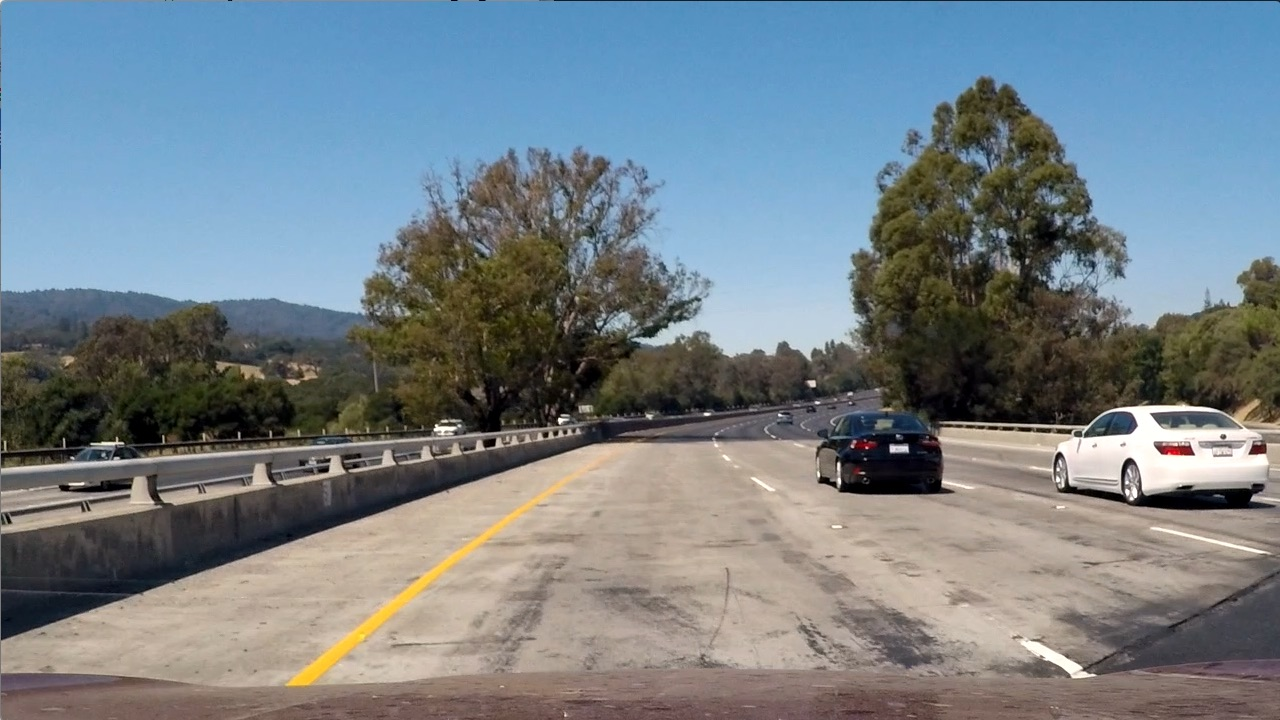
#> input picture advanced_lane_finder/data/test_images/test1.jpg, 1280 x 720 px, found by its file name
$ python test_color.py
#> lines starting #> are read from the running program, lines starting #| are printed output that depends on the picture; after the words box and inside, x2 and y2 are one past the last pixel; in counts of white or black regions, pixels touching at a corner belong together
### advanced_lane_finder/core/color.py
import cv2
import numpy as np


class Color:
    def __init__(self, img):
        self.s_ = cv2.cvtColor(img, cv2.COLOR_RGB2HLS)[:, :, 2]

    def Filter(self, threshold=(0, 255)):
        output = np.zeros_like(self.s_)
        output[(self.s_ > threshold[0]) & (self.s_ < threshold[1])] = 1
        return output

### advanced_lane_finder/prototypes/test_color.py
import matplotlib.pyplot as plt
import numpy as np

from advanced_lane_finder.core.color import Color

img = plt.imread("advanced_lane_finder/data/test_images/test1.jpg")
#> img is the input picture: shape (720, 1280, 3); mean R, G, B 117.5, 128.7, 135.5
color = Color(img)
#> in __init__, `self.s_ = cv2.cvtColor(img, cv2.COLOR_RGB2HLS)[:, :, 2]`:
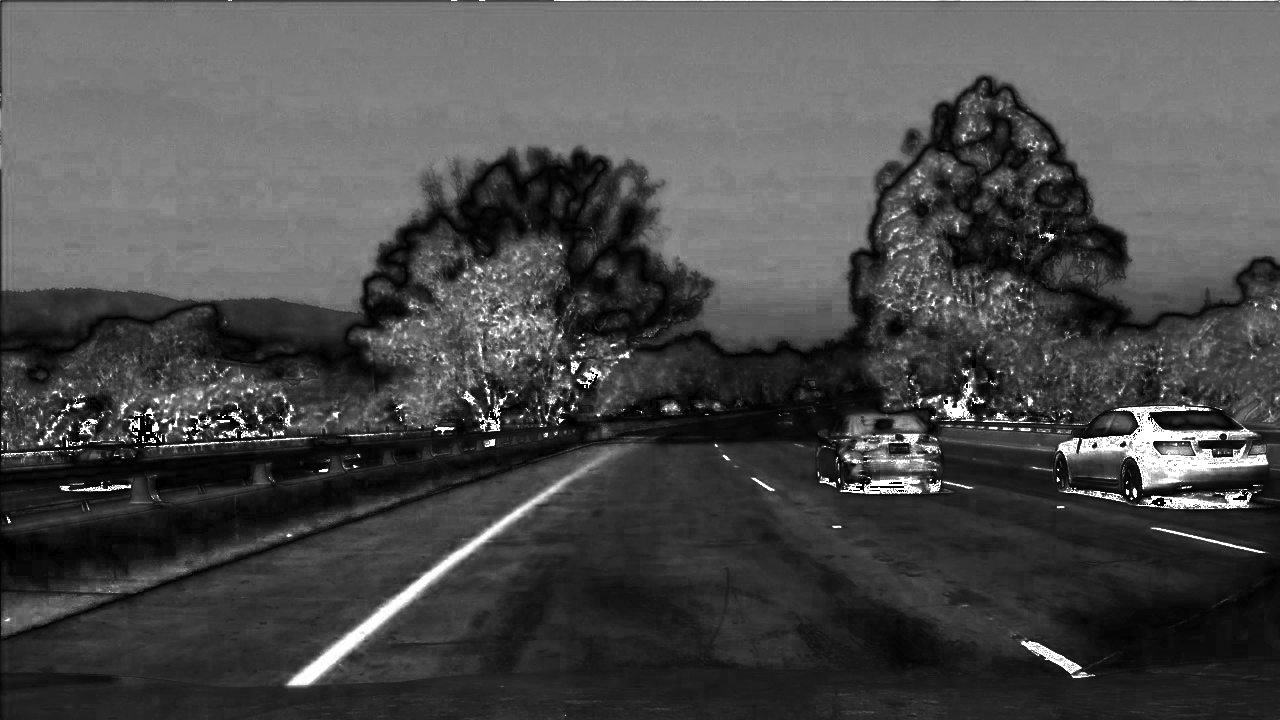
#> self.s_: shape (720, 1280); min 0, max 255, mean 74.4

filtered = color.Filter((170, 255))
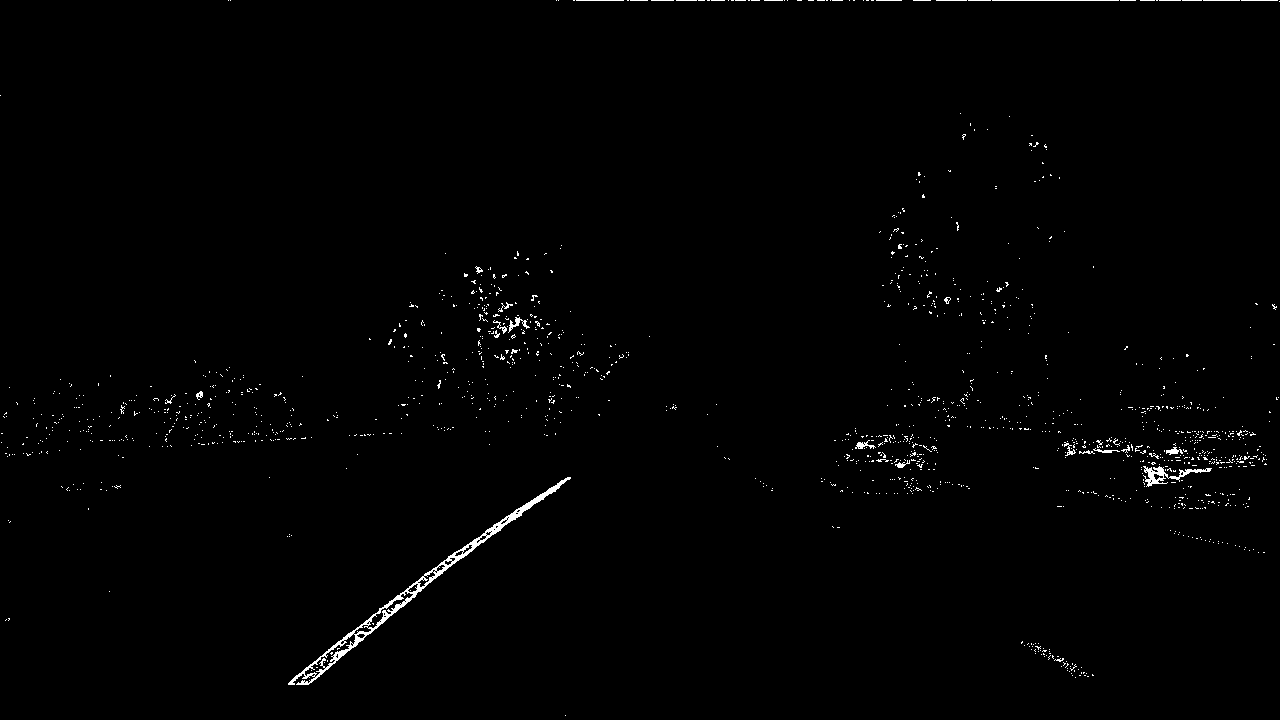
#> filtered: shape (720, 1280); values 0 (black) and 1 (white), 0.82% white in thin lines or dots

f, (ax1, ax2) = plt.subplots(1, 2)
f.tight_layout()
ax1.imshow(img)
ax1.set_title('Raw image')
ax2.imshow(filtered)
ax2.set_title('Color Filtered Image')
plt.show()
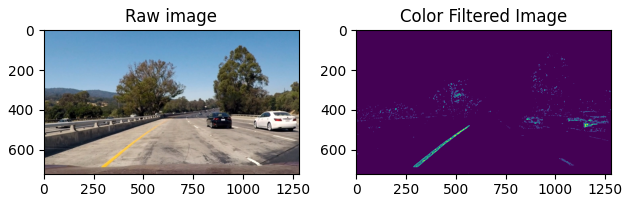
#> figure drawn by matplotlib, 2 panels

$ run again, with advanced_lane_finder/data/test_images/test2.jpg copied over advanced_lane_finder/data/test_images/test1.jpg
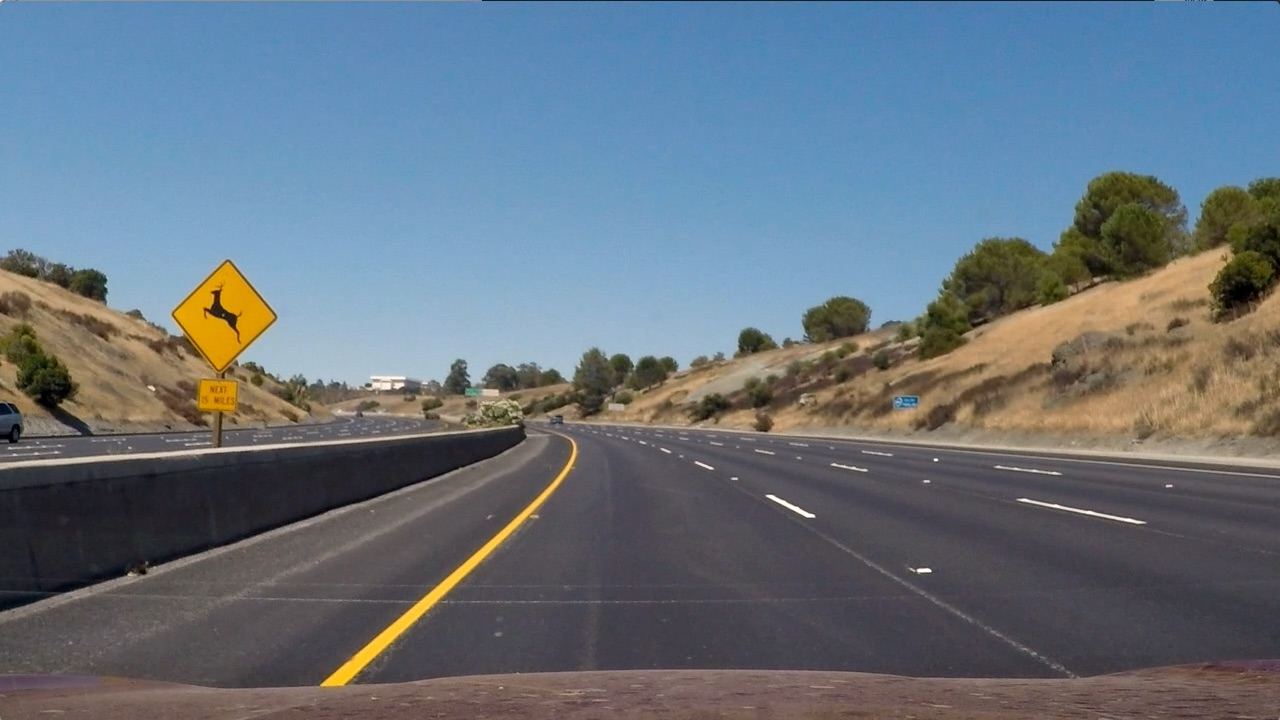
#> input picture advanced_lane_finder/data/test_images/test2.jpg, 1280 x 720 px, found by its file name
#> img is the input picture: shape (720, 1280, 3); mean R, G, B 102.8, 114.6, 125.5
#> `filtered = color.Filter((170, 255))`:
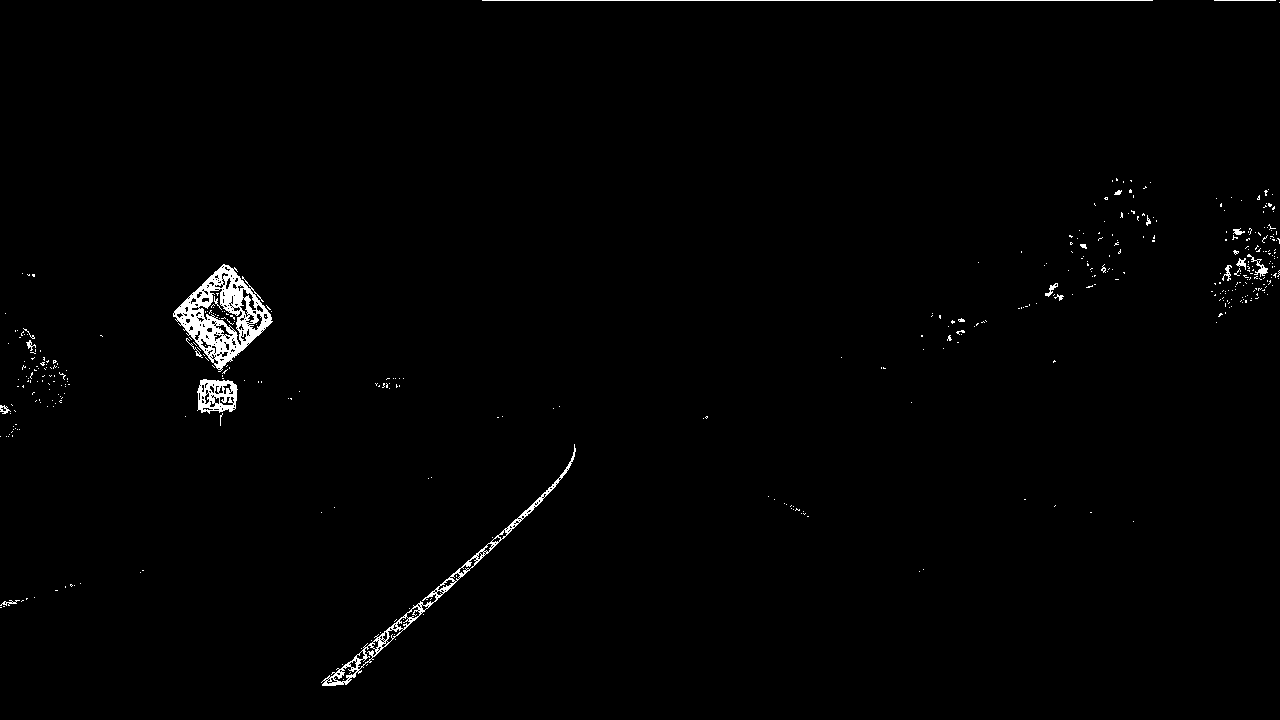
#> filtered: shape (720, 1280); values 0 (black) and 1 (white), 1% white; 429 white regions (407 under 20 px), largest, box (x1, y1, x2, y2) and area: (173, 264, 273, 372) 4055, (321, 444, 576, 686) 1856, (197, 379, 238, 414) 878
#> `plt.show()`:
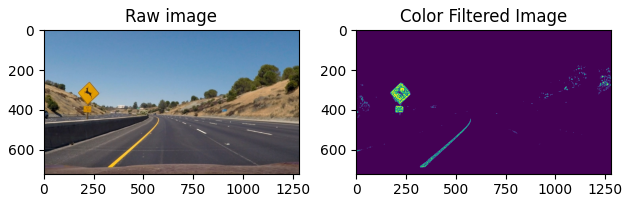
#> figure drawn by matplotlib, 2 panels

$ run again, with advanced_lane_finder/data/test_images/test3.jpg copied over advanced_lane_finder/data/test_images/test1.jpg
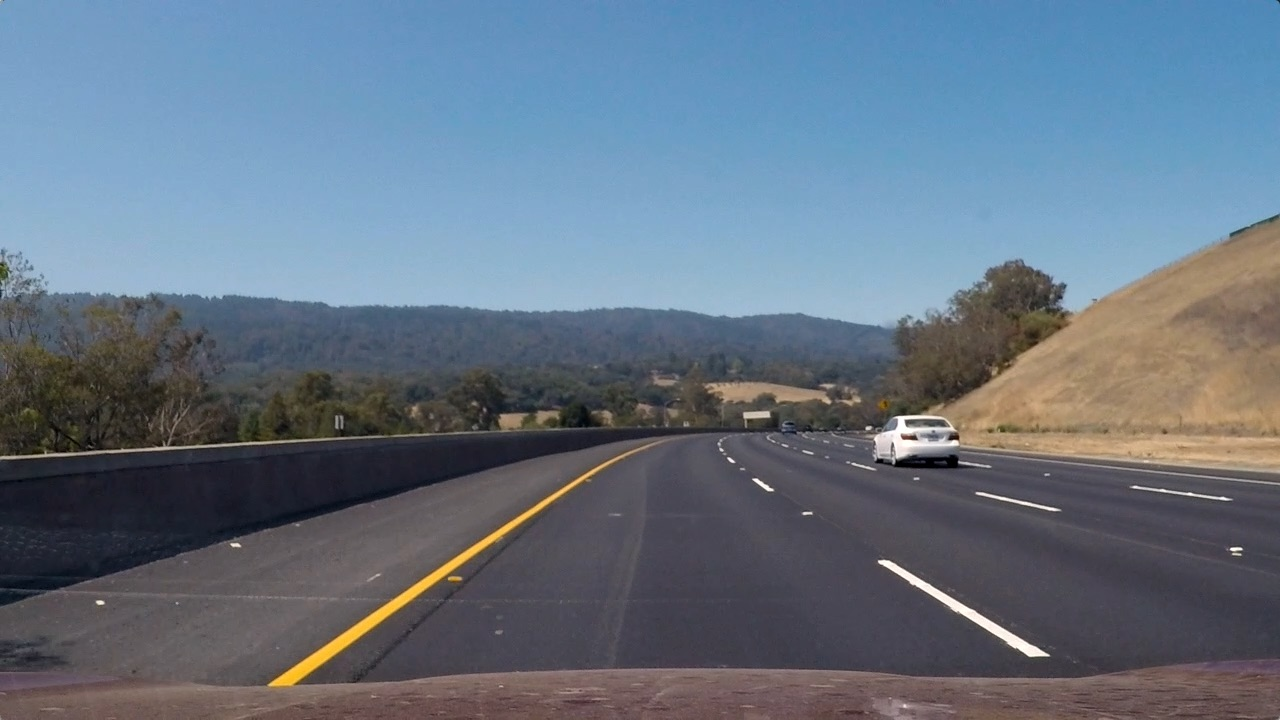
#> input picture advanced_lane_finder/data/test_images/test3.jpg, 1280 x 720 px, found by its file name
#> img is the input picture: shape (720, 1280, 3); mean R, G, B 101.1, 115.3, 130.7
#> `filtered = color.Filter((170, 255))`:
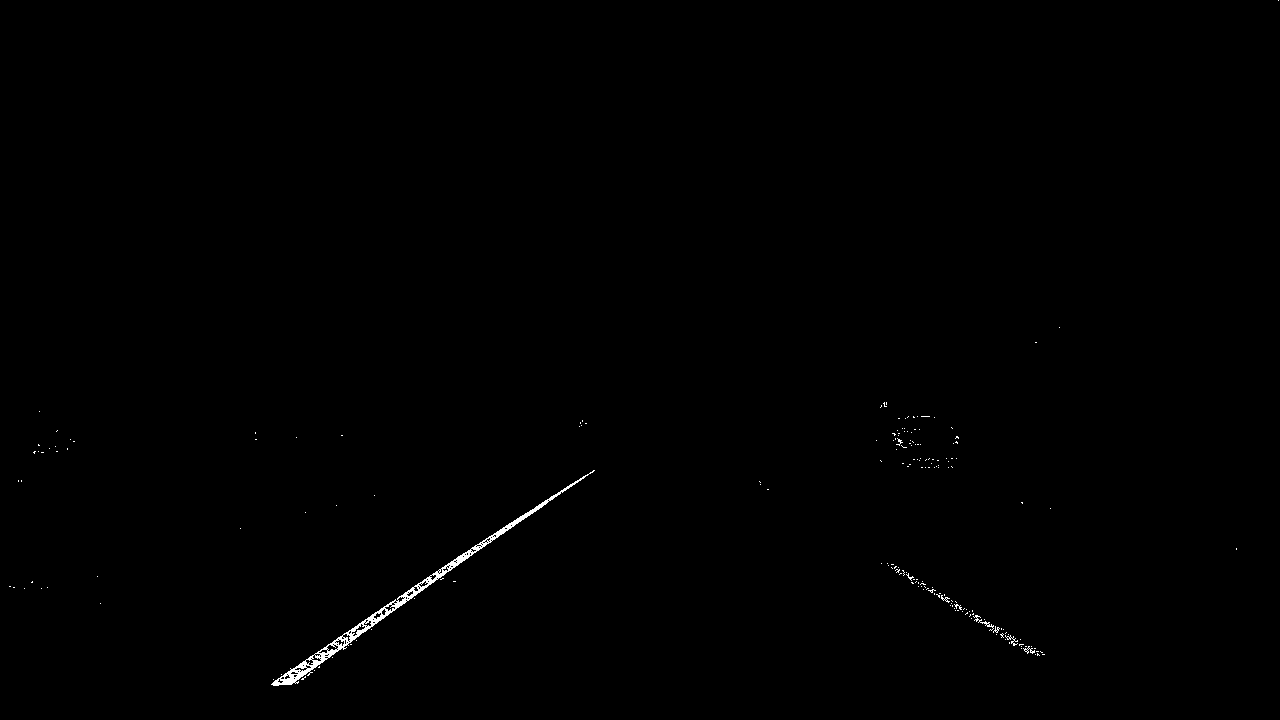
#> filtered: shape (720, 1280); values 0 (black) and 1 (white), 0.32% white in thin lines or dots
#> `plt.show()`:
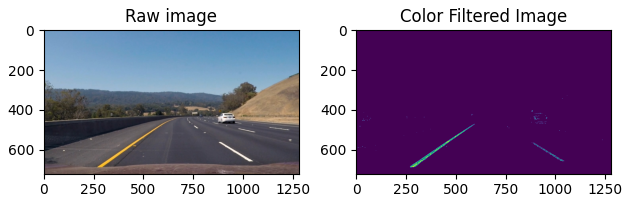
#> figure drawn by matplotlib, 2 panels

$ run again, with advanced_lane_finder/data/test_images/test4.jpg copied over advanced_lane_finder/data/test_images/test1.jpg
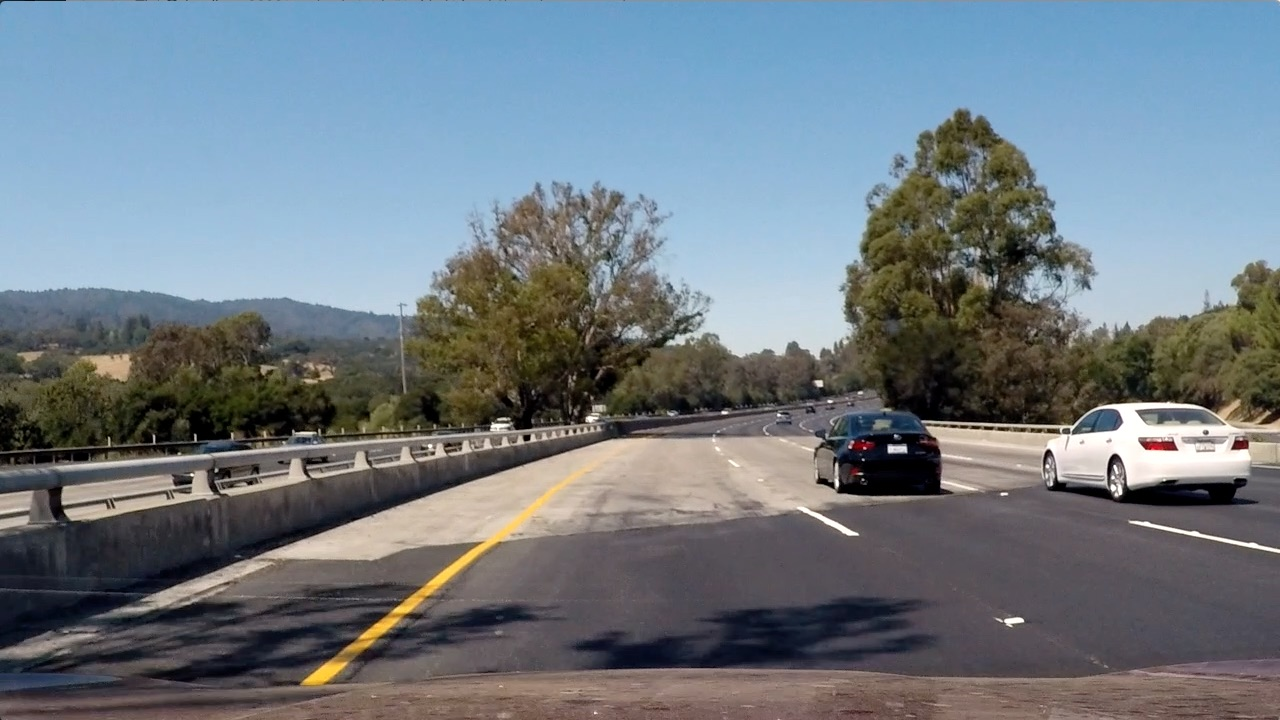
#> input picture advanced_lane_finder/data/test_images/test4.jpg, 1280 x 720 px, found by its file name
#> img is the input picture: shape (720, 1280, 3); mean R, G, B 112.2, 122.7, 130.9
#> `filtered = color.Filter((170, 255))`:
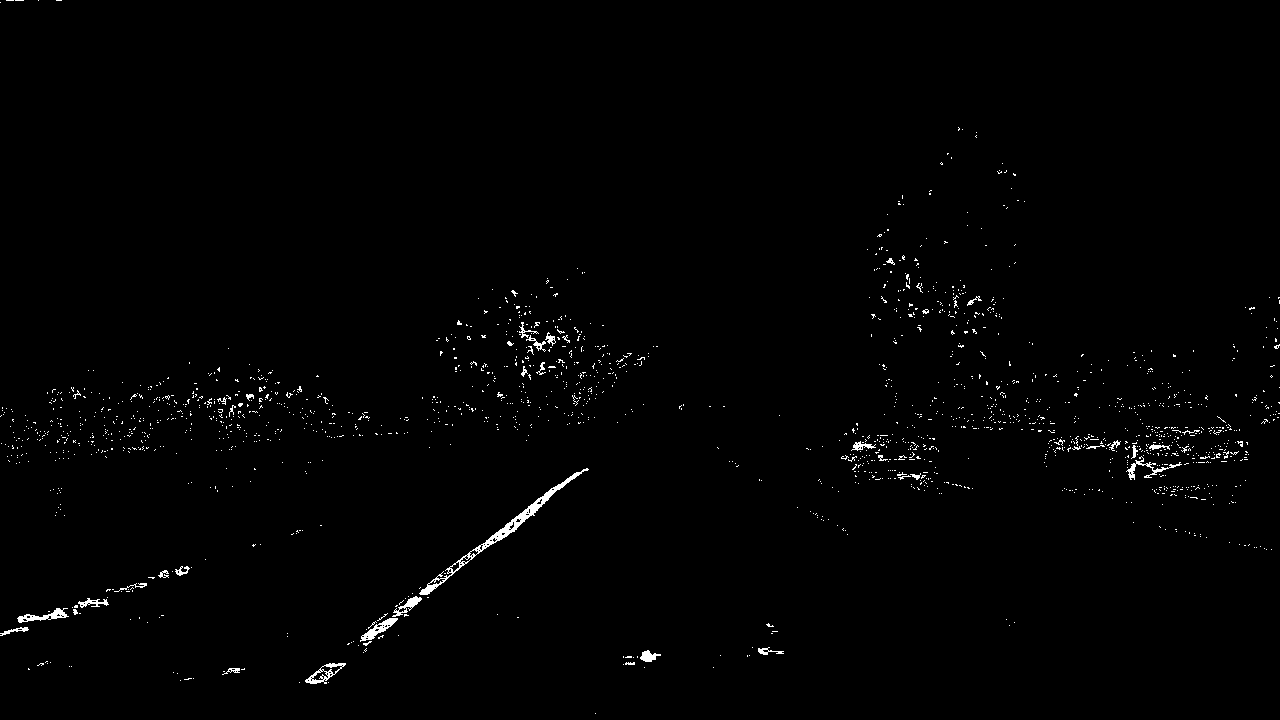
#> filtered: shape (720, 1280); values 0 (black) and 1 (white), 0.93% white in thin lines or dots
#> `plt.show()`:
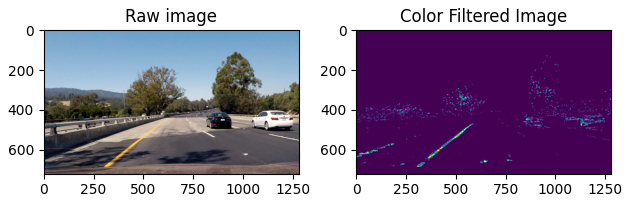
#> figure drawn by matplotlib, 2 panels
